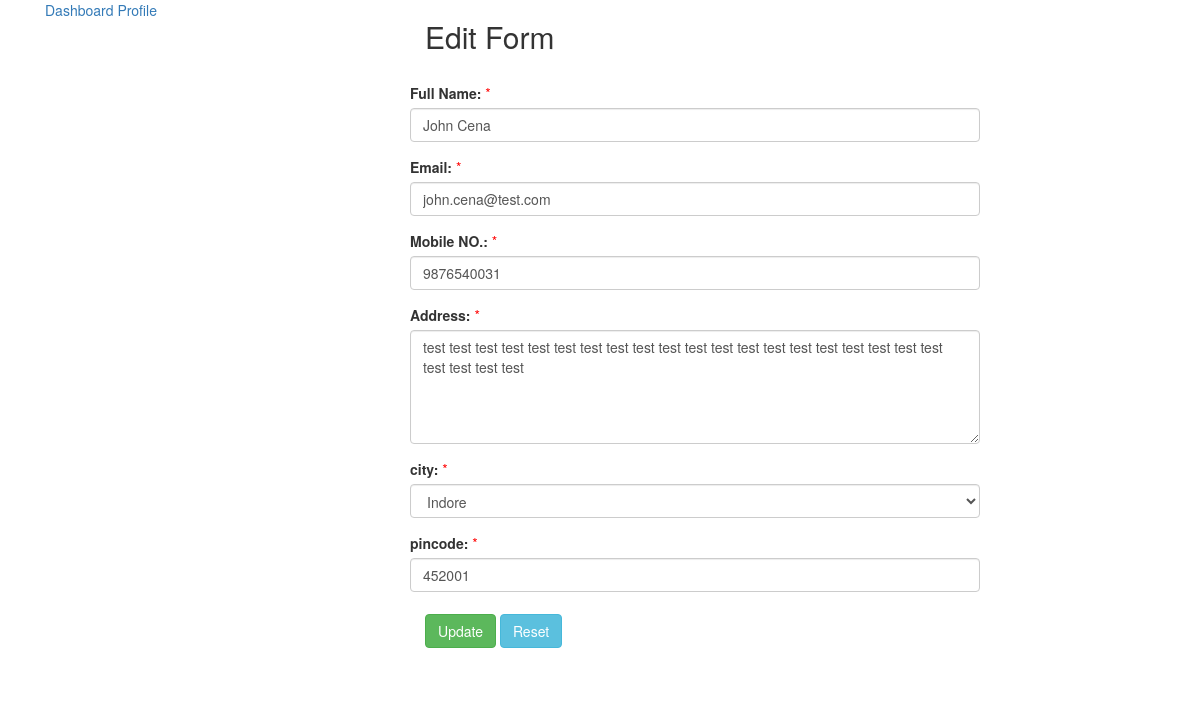
/login_panel/edit.php?action=edit&id=1 (signed in), run on the app's committed database.
### tables this page shows
CREATE TABLE `users` (
  `user_id` int(11) NOT NULL,
  `user_fname` varchar(255) NOT NULL DEFAULT '',
  `user_lname` varchar(255) NOT NULL DEFAULT '',
  `user_email` varchar(255) NOT NULL DEFAULT '',
  `user_mobile` bigint(11) NOT NULL,
  `user_password` varchar(255) NOT NULL DEFAULT '',
  `user_role` varchar(255) NOT NULL DEFAULT '',
  `city` varchar(255) NOT NULL DEFAULT '',
  `address` text NOT NULL DEFAULT '',
  `pincode` int(11) NOT NULL DEFAULT 0,
  `user_status` tinyint(4) NOT NULL DEFAULT 1,
  `created_at` datetime NOT NULL,
  `updated_at` datetime NOT NULL
);

### login_panel/sql.php (called while the page is built, shortened)
<?php
function get_profile($data, $conn){
	try{
		$sql = "SELECT * FROM users WHERE user_id = '".$data['id']."' AND user_status = 1";
		$stmt = $conn->query($sql);
		$user = $stmt->fetch(PDO::FETCH_OBJ);
		if(!empty($user)){
			return $user;
		}else{
			return false;
		}
	}catch(PDOException $e){
		echo "Error: " . $e->getMessage();
		return false;
	}
}
?>

### login_panel/edit.php (the view, shortened to what this page needs)
<?php
include('sql.php');
$error = $get_profile = $message = array();
$base_url = "http://localhost/practice_php/login_panel/";
foreach ($included_files = get_included_files() as $filename) {
    $expArr = explode('/', $filename);
    foreach ($expArr as $value) {
    	if($value == 'sql.php'){
			$conn = dbconn();
			$get_profile = get_profile($_GET, $conn);
    	}
    }
}
?>
<!DOCTYPE>
<html>
<head>
	<link rel="stylesheet" href="https://maxcdn.bootstrapcdn.com/bootstrap/3.3.7/css/bootstrap.min.css">
</head>
<body>
	<div class="container">
		<div class="col-md-4">
			<a href='<?= $base_url; ?>dashboard.php'>Dashboard</a>
			<a href='<?= $base_url; ?>myprofile.php'>Profile</a>
		</div>
	<div class="rows col-md-6">
	 	<h2>Edit Form</h2><br>
		<form class="form-horizontal" method="post" action="<?php echo $_SERVER['REQUEST_URI'];?>">
		    <div class="form-group">
		    	<label for="fullname">Full Name:</label>
		    	<span class="error">* <?php echo isset($error['fullname'])?$error['fullname']:'';?></span>
		    	<input type="text" class="form-control" name="fullname" id="fullname" placeholder="Enter Full Name" value="<?php echo $get_profile->user_fname.' '.$get_profile->user_lname; ?>">
		    </div>
		    <div class="form-group">
		    	<label for="email">Email:</label>
		    	<span class="error">* <?php echo isset($error['email'])?$error['email']:'';?></span>
		    	<input type="email" class="form-control" name="email" id="email" placeholder="Enter email" value="<?php echo $get_profile->user_email; ?>">
		    </div>
			<div class="form-group">
		    	<label for="mobile">Mobile NO.:</label>
		    	<span class="error">* <?php echo isset($error['mobile'])?$error['mobile']:'';?></span>
		    	<input type="text" class="form-control" name="mobile" id="mobile" placeholder="Enter Mobile No." value="<?php echo $get_profile->user_mobile;?>">
		    </div>
		    <div class="form-group">
		    	<label for="email">Address:</label>
		    	<span class="error">* <?php echo isset($error['address'])?$error['address']:'';?></span>
		    	<textarea class="form-control" rows="5" id="address" name="address"><?php echo $get_profile->address; ?></textarea>
		    </div>
			<div class="form-group">
				<label for="option">city:</label>
				<span class="error">* <?php echo isset($error['city'])?$error['city']:'';?></span>
				<select class="form-control" id="city" name="city">
				  	<option value="indore" <?= ($get_profile->city == 'indore') ? 'selected': ''; ?>>Indore</option>
				</select>
			</div>
		    <div class="form-group">
		    	<label for="pincode">pincode:</label>
		    	<span class="error">* <?php echo isset($error['pincode'])?$error['pincode']:'';?></span>
		    	<input type="text" class="form-control" id="pincode" placeholder="Enter pincode" name="pincode" value="<?php echo $get_profile->pincode; ?>">
		    </div>
		    <div class="checkbox">
		    	<button type="submit" name="update" class="btn btn-success">Update</button>
		    	<button type="reset" name="reset" class="btn btn-info">Reset</button>
		    </div>
		    <br>
		</form>
	</div>
</div>
</body>
</html>

### login_panel/edit.php (style rules this page uses)
.error { color: #FF0000; }

### data on the page
users: fullname "John Cena", email "john.cena@test.com", mobile "9876540031", address "test test test test test test test test test test test test test test test test test test test test test test test test", city "Indore", pincode "452001"
